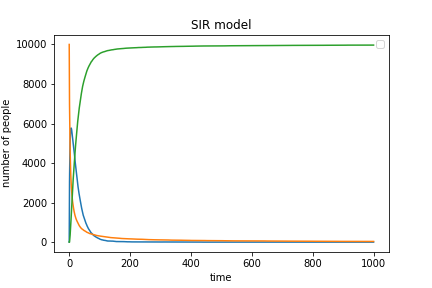

Source code (Python):
# -*- coding: utf-8 -*-
"""
Created on Wed May  8 09:09:28 2019

@author: 王梓洋
"""

#import necessary libraries
import numpy as np
import matplotlib.pyplot as plt

#some definitions
population = 10000
N = population
susceptible = N-1
recovered=0
recordI=[1]
recordS=[9999]
recordR=[0]
beta = 0.3
gamma = 0.05
infected = 1

time = 0
while time <= 999:
     
     infectednew = sum(np.random.choice(range(2),susceptible,p=[(1-beta*(susceptible/population)),beta*(susceptible/population)]))
     recoverednew = sum(np.random.choice(range(2),infected,p=[(1-gamma),gamma]))

     infected=infected + infectednew - recoverednew
     susceptible=susceptible - infectednew
     recovered=recovered + recoverednew
     
     recordI.append(infected)
     recordS.append(susceptible)
     recordR.append(recovered)
     time = time + 1
     
 
#Ploting  

plt.xlabel("time") 
plt.ylabel("number of people") 
plt.title("SIR model")
plt.legend("susceptible")
plt.legend("recovered")
plt.legend("infected")
plt.plot(recordI)
plt.plot(recordS)
plt.plot(recordR)
plt.savefig('SIR',type="png") 
plt.show()



